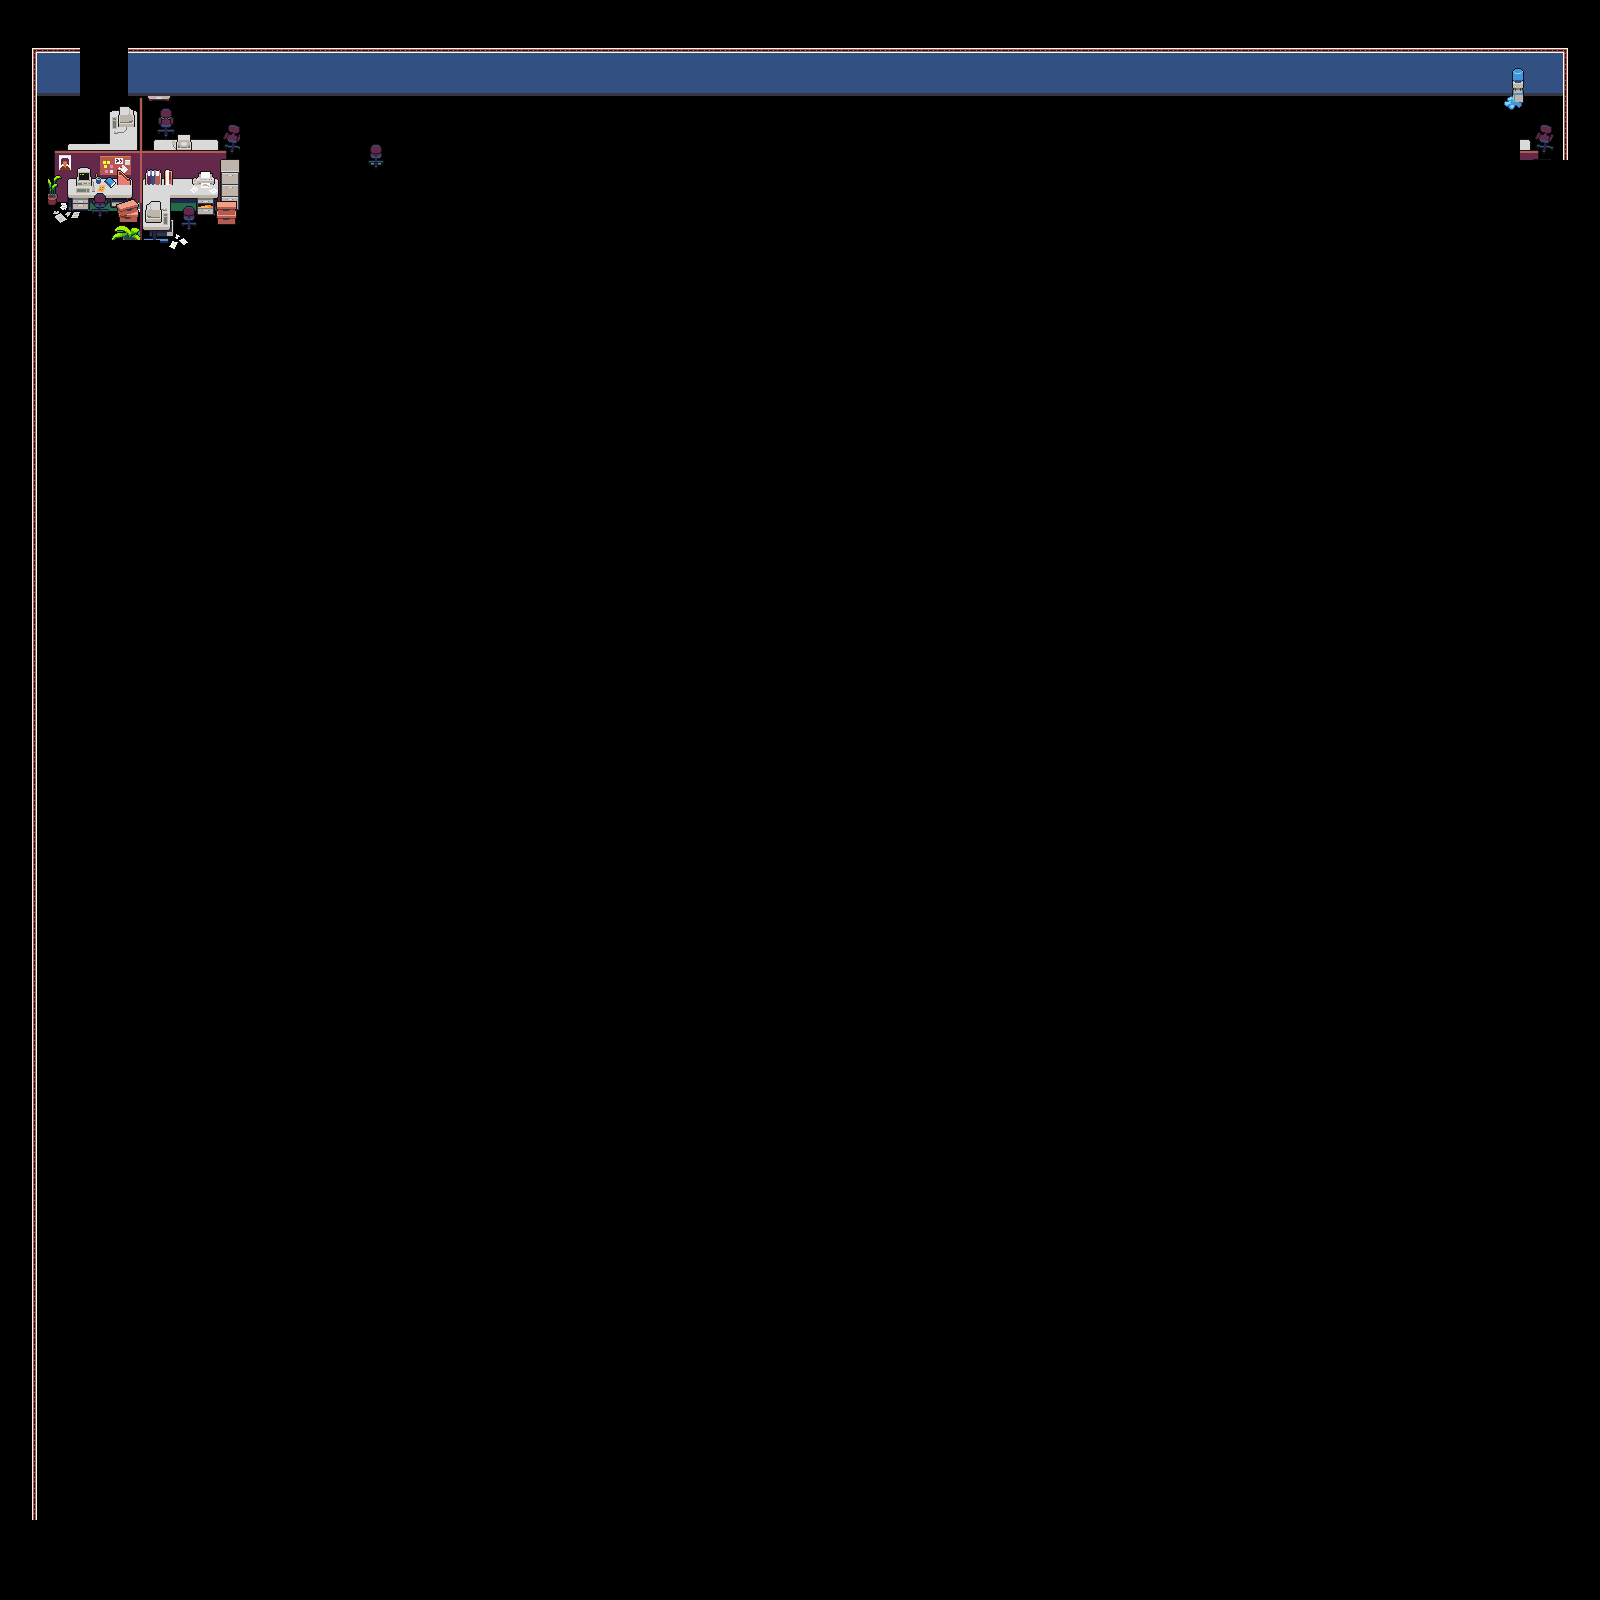

The image is a tile-based game level rendered from a .tmx file. Its description and source (layers, tilesets, objects; grid data summarised) follow:
An orthogonal 100x100 tile map with 16x16 px tiles, 1 tile layer (Tile Layer 1) and 2 objects (Player).

<map version="1.0" tiledversion="2018.01.23" orientation="orthogonal" renderorder="right-down" width="100" height="100" tilewidth="16" tileheight="16" infinite="0" nextobjectid="5">
 <tileset firstgid="1" source="atlas01.tsx" />
 <layer name="Tile Layer 1" width="100" height="100">
  <data>[10000 cells, 10000 non-empty, 137 distinct tile ids]</data>
 </layer>
 <objectgroup name="ObjectsLayer">
  <object id="2" name="Player" x="24" y="24" width="24" height="24" />
  <object id="4" x="603.333" y="-16.6667">
   <properties>
    <property name="colide" type="bool" value="true" />
   </properties>
  </object>
 </objectgroup>
</map>
